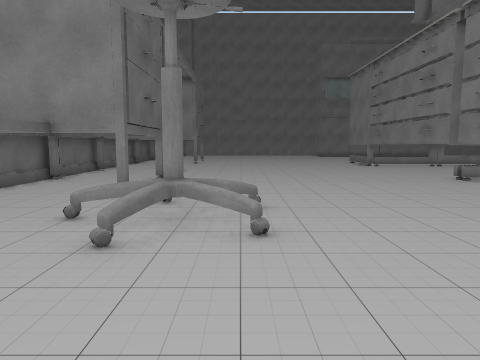
view 1 (above)

18 first-person views from a walk through a scene from a Unity 3-D project. The camera is 1.3 m above the floor, tilts 6° down and sees 70° across. The floor is counted in squares, 1 m on a side. Each view is taken from the middle of a square. On the plan, view 1 faces up. The plan holds only what a view shows up to about 15 squares ahead; the rest is blank. The place goes on beyond the plan. The player is left out. Some surface patterns are stand-ins.

view 2
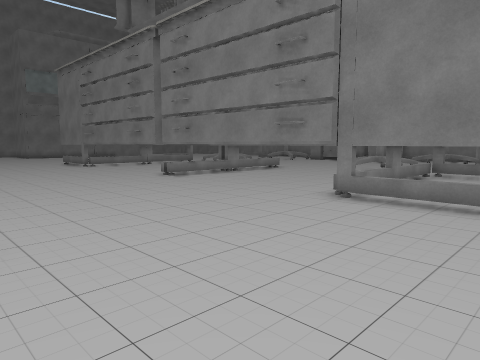

view 3
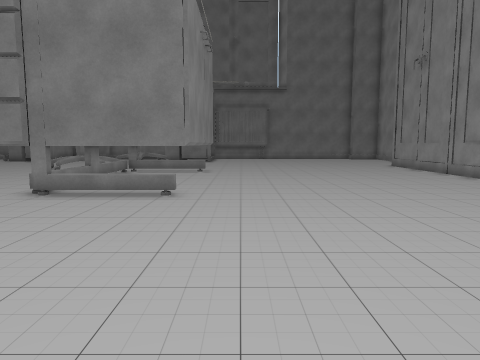

view 4
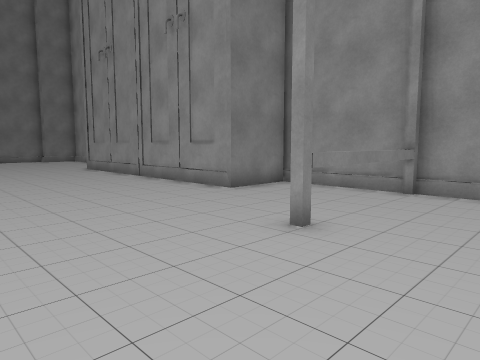

view 5
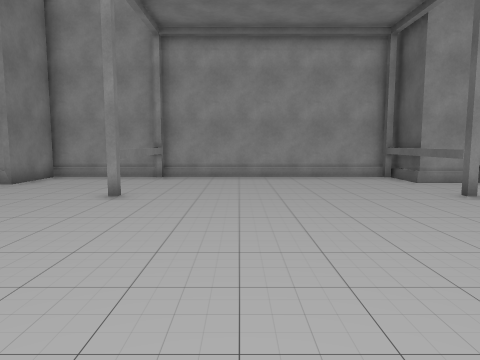

view 6
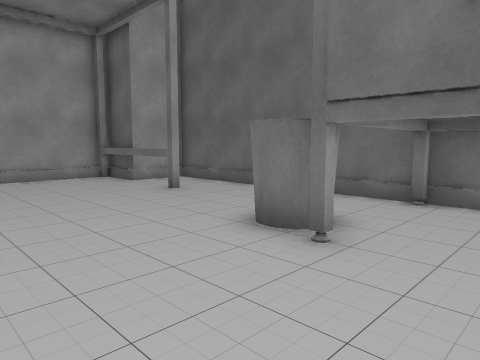

view 7
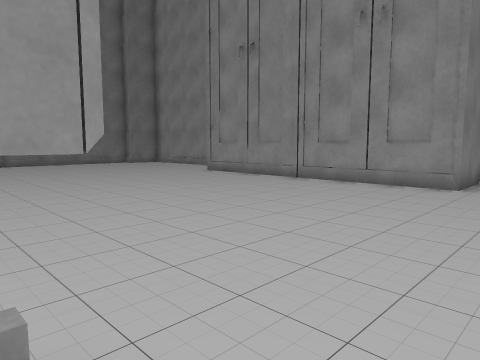

view 8
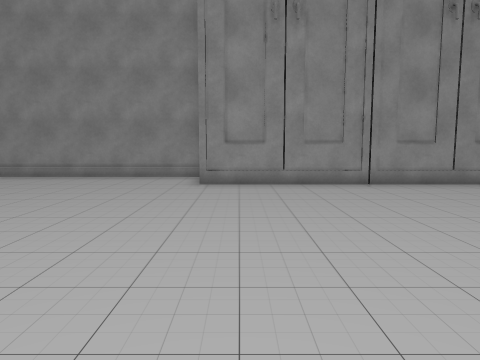

view 9
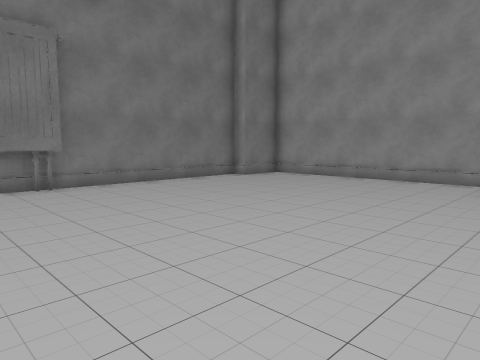

view 10
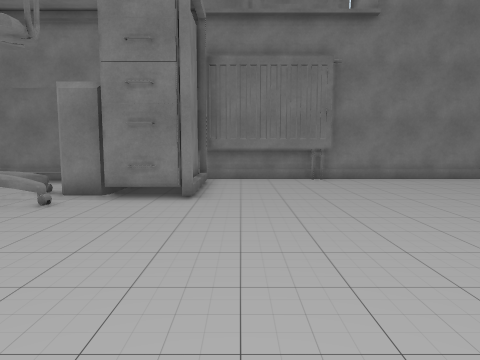

view 11
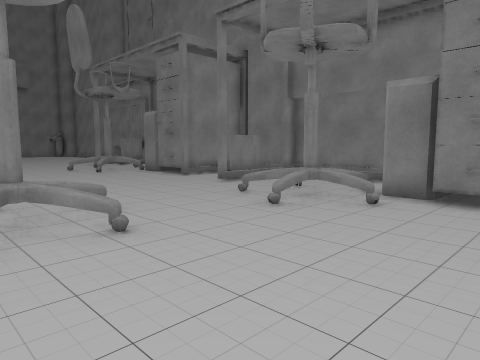

view 12
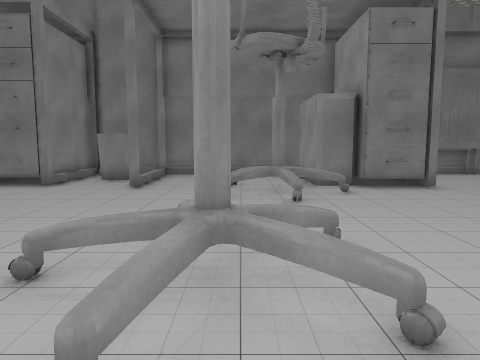

view 13
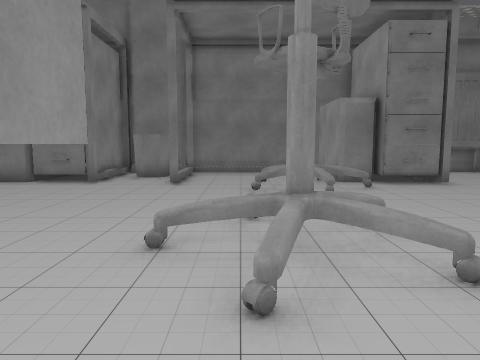

view 14
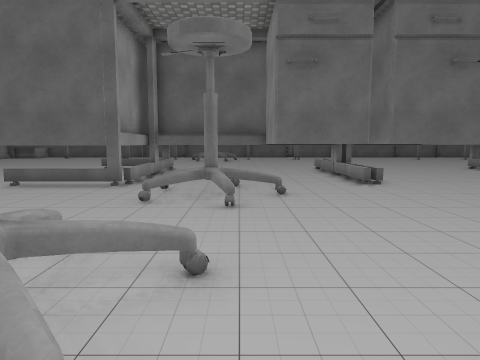

view 15
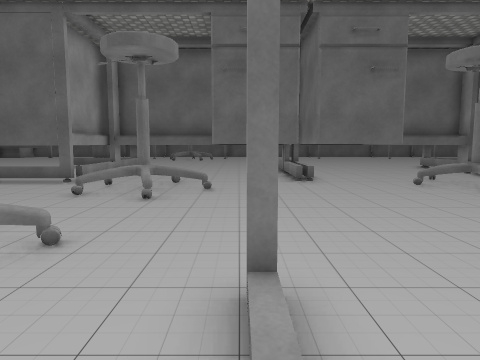

view 16
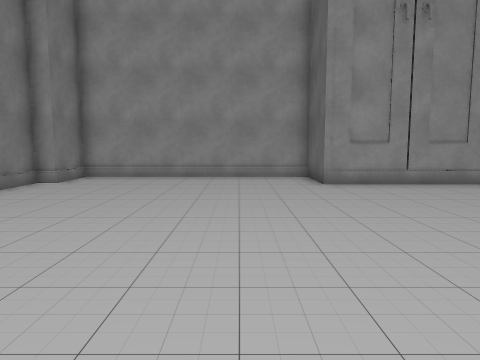

view 17
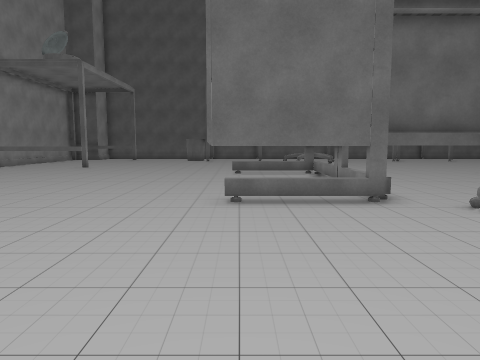

view 18
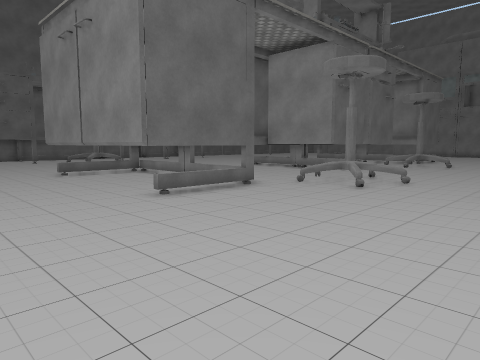

### Floor plan
Key: @ floor where view 1 was taken; # wall or solid block; . floor; / step, stairs or slope; = window, fence, low wall or low ledge; v drop or lower ground; T thing the floor can be seen under or through; O other object.
Columns run from 7 left of view 1 to 29 right of it. Each row starts with its distance up from view 1.
 15      ..........#   #  #.........#
 14      ..........#   #  #.........#
 13     #..........#   ####.........##
 12     #  ........########..........##
 11     #  ........#   #  #..........###
 10     #   .......#   #  #........#///##
  9   ###  ........#  #####............/#
  8   #............#  ##...OOO........./#
  7   #... O.......#  ##....OO....==.../#
  6    ./vO........#  ##...OOO...###.../#
  5    ..OOO.......#  ##..........=.#../#
  4     ...........########.........#####
  3      ..........#      #........####
  2      ..........#      #........#####
  1      ..........#      #............#
  0     #..@.......########............#
 -1 #####..............................#
 -2 #..##..............................##
 -3 #.  #..............................##
 -4 #...................................#
 -5  ...................................#
 -6  ...................................#
 -7 #...................................#
 -8 #.#........T........................#
 -9 #.#........T........................#
-10 #.#........T...############.........#
-11 ###........T...#          #........##
-12   #........T...#          #........#
-13   ##############          ##########

Positions as (right, up) in squares from view 1, and headings:
1: (0, 0), facing up
2: (0, 0), facing up-right
3: (-1, -1), facing right
4: (1, -3), facing down-right
5: (1, 1), facing down
6: (1, 1), facing down-left
7: (6, 1), facing down-right
8: (18, 1), facing down
9: (18, 0), facing down-right
10: (16, 0), facing right
11: (16, 1), facing up-right
12: (14, 7), facing right
13: (13, 8), facing right
14: (26, 8), facing left
15: (27, 10), facing left
16: (22, 1), facing down
17: (23, 1), facing left
18: (23, -4), facing up-left
